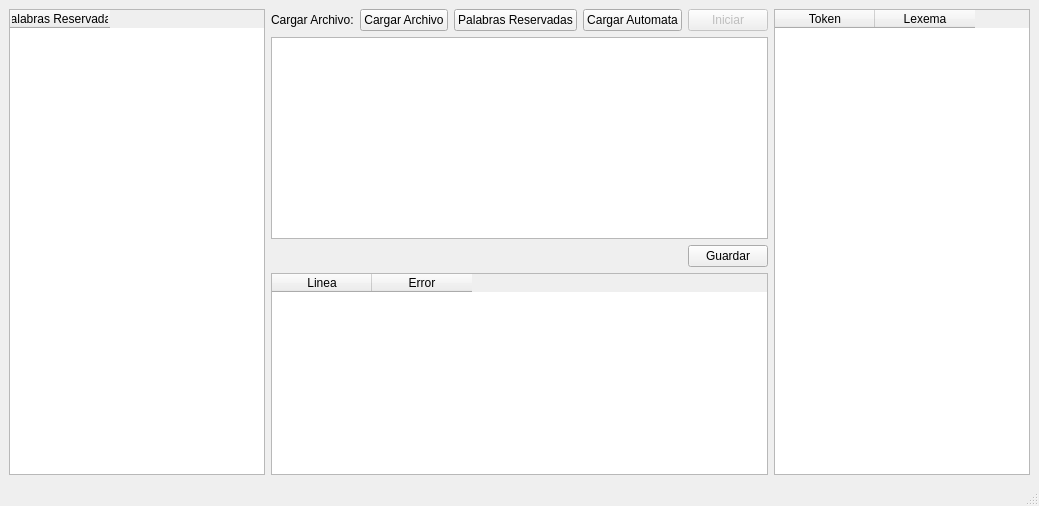
<?xml version="1.0" encoding="UTF-8"?>
<ui version="4.0">
 <class>MainWindow</class>
 <widget class="QMainWindow" name="MainWindow">
  <property name="geometry">
   <rect>
    <x>0</x>
    <y>0</y>
    <width>1015</width>
    <height>506</height>
   </rect>
  </property>
  <property name="windowTitle">
   <string>MainWindow</string>
  </property>
  <property name="styleSheet">
   <string notr="true"/>
  </property>
  <widget class="QWidget" name="centralwidget">
   <layout class="QGridLayout" name="gridLayout">
    <item row="0" column="0">
     <layout class="QHBoxLayout" name="horizontalLayout_2">
      <item>
       <layout class="QHBoxLayout" name="horizontalLayout_4">
        <item>
         <widget class="QTableWidget" name="tableWidget_3">
          <property name="enabled">
           <bool>true</bool>
          </property>
          <property name="sizePolicy">
           <sizepolicy hsizetype="MinimumExpanding" vsizetype="Minimum">
            <horstretch>0</horstretch>
            <verstretch>0</verstretch>
           </sizepolicy>
          </property>
          <column>
           <property name="text">
            <string>Palabras Reservadas</string>
           </property>
          </column>
         </widget>
        </item>
        <item>
         <spacer name="horizontalSpacer_4">
          <property name="orientation">
           <enum>Qt::Horizontal</enum>
          </property>
          <property name="sizeHint" stdset="0">
           <size>
            <width>40</width>
            <height>20</height>
           </size>
          </property>
         </spacer>
        </item>
       </layout>
      </item>
      <item>
       <layout class="QVBoxLayout" name="verticalLayout">
        <item>
         <layout class="QHBoxLayout" name="horizontalLayout">
          <item>
           <widget class="QLabel" name="label">
            <property name="text">
             <string>Cargar Archivo:</string>
            </property>
           </widget>
          </item>
          <item>
           <spacer name="horizontalSpacer_2">
            <property name="orientation">
             <enum>Qt::Horizontal</enum>
            </property>
            <property name="sizeHint" stdset="0">
             <size>
              <width>40</width>
              <height>20</height>
             </size>
            </property>
           </spacer>
          </item>
          <item>
           <widget class="QPushButton" name="pushButton_2">
            <property name="text">
             <string>Cargar Archivo</string>
            </property>
           </widget>
          </item>
          <item>
           <widget class="QPushButton" name="pushButton_4">
            <property name="text">
             <string>Palabras Reservadas</string>
            </property>
           </widget>
          </item>
          <item>
           <widget class="QPushButton" name="pushButton_3">
            <property name="text">
             <string>Cargar Automata</string>
            </property>
           </widget>
          </item>
          <item>
           <spacer name="horizontalSpacer">
            <property name="orientation">
             <enum>Qt::Horizontal</enum>
            </property>
            <property name="sizeHint" stdset="0">
             <size>
              <width>40</width>
              <height>20</height>
             </size>
            </property>
           </spacer>
          </item>
          <item>
           <widget class="QPushButton" name="pushButton">
            <property name="enabled">
             <bool>false</bool>
            </property>
            <property name="text">
             <string>Iniciar</string>
            </property>
           </widget>
          </item>
         </layout>
        </item>
        <item>
         <widget class="QPlainTextEdit" name="plainTextEdit">
          <property name="enabled">
           <bool>true</bool>
          </property>
          <property name="font">
           <font>
            <pointsize>12</pointsize>
           </font>
          </property>
          <property name="readOnly">
           <bool>true</bool>
          </property>
         </widget>
        </item>
        <item>
         <layout class="QHBoxLayout" name="horizontalLayout_5">
          <item>
           <spacer name="horizontalSpacer_3">
            <property name="orientation">
             <enum>Qt::Horizontal</enum>
            </property>
            <property name="sizeHint" stdset="0">
             <size>
              <width>40</width>
              <height>20</height>
             </size>
            </property>
           </spacer>
          </item>
          <item>
           <widget class="QPushButton" name="pushButton_5">
            <property name="text">
             <string>Guardar</string>
            </property>
           </widget>
          </item>
         </layout>
        </item>
        <item>
         <layout class="QVBoxLayout" name="verticalLayout_2"/>
        </item>
        <item>
         <widget class="QTableWidget" name="tableWidget_2">
          <property name="enabled">
           <bool>true</bool>
          </property>
          <property name="sizePolicy">
           <sizepolicy hsizetype="MinimumExpanding" vsizetype="Expanding">
            <horstretch>0</horstretch>
            <verstretch>0</verstretch>
           </sizepolicy>
          </property>
          <column>
           <property name="text">
            <string>Linea</string>
           </property>
          </column>
          <column>
           <property name="text">
            <string>Error</string>
           </property>
          </column>
         </widget>
        </item>
       </layout>
      </item>
      <item>
       <widget class="QTableWidget" name="tableWidget">
        <property name="enabled">
         <bool>true</bool>
        </property>
        <property name="sizePolicy">
         <sizepolicy hsizetype="MinimumExpanding" vsizetype="Expanding">
          <horstretch>0</horstretch>
          <verstretch>0</verstretch>
         </sizepolicy>
        </property>
        <property name="minimumSize">
         <size>
          <width>0</width>
          <height>0</height>
         </size>
        </property>
        <property name="maximumSize">
         <size>
          <width>16777215</width>
          <height>16777215</height>
         </size>
        </property>
        <column>
         <property name="text">
          <string>Token</string>
         </property>
        </column>
        <column>
         <property name="text">
          <string>Lexema</string>
         </property>
        </column>
       </widget>
      </item>
     </layout>
    </item>
   </layout>
  </widget>
  <widget class="QMenuBar" name="menubar">
   <property name="geometry">
    <rect>
     <x>0</x>
     <y>0</y>
     <width>1015</width>
     <height>21</height>
    </rect>
   </property>
  </widget>
  <widget class="QStatusBar" name="statusbar"/>
 </widget>
 <resources/>
 <connections/>
</ui>
